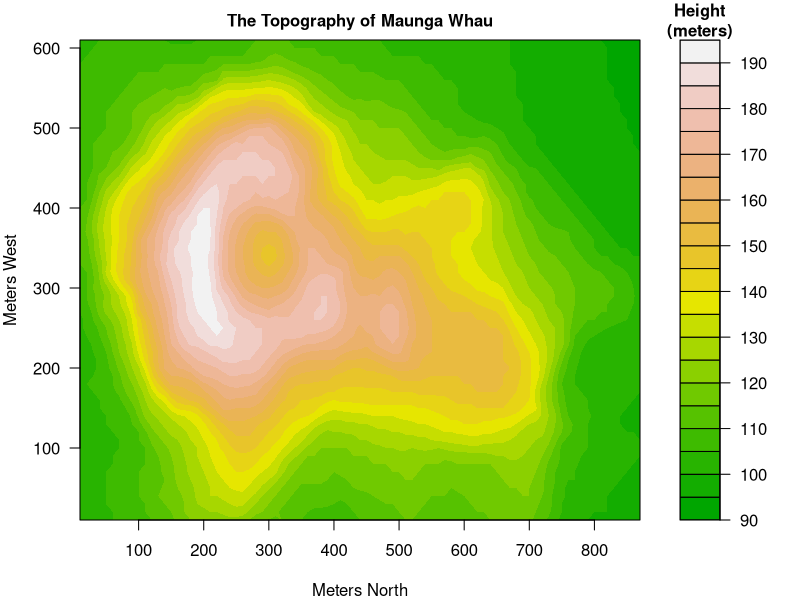

Write the R code that produced this figure.
par(mar = c(4, 4, 2, 2), cex.main = 1)
x <- 10 * 1:nrow(volcano)
y <- 10 * 1:ncol(volcano)
filled.contour(x, y, volcano,
  color = terrain.colors,
  plot.title = title(
    main = "The Topography of Maunga Whau",
    xlab = "Meters North", ylab = "Meters West"
  ),
  plot.axes = {
    axis(1, seq(100, 800, by = 100))
    axis(2, seq(100, 600, by = 100))
  },
  key.title = title(main = "Height\n(meters)"),
  key.axes = axis(4, seq(90, 190, by = 10))
)
